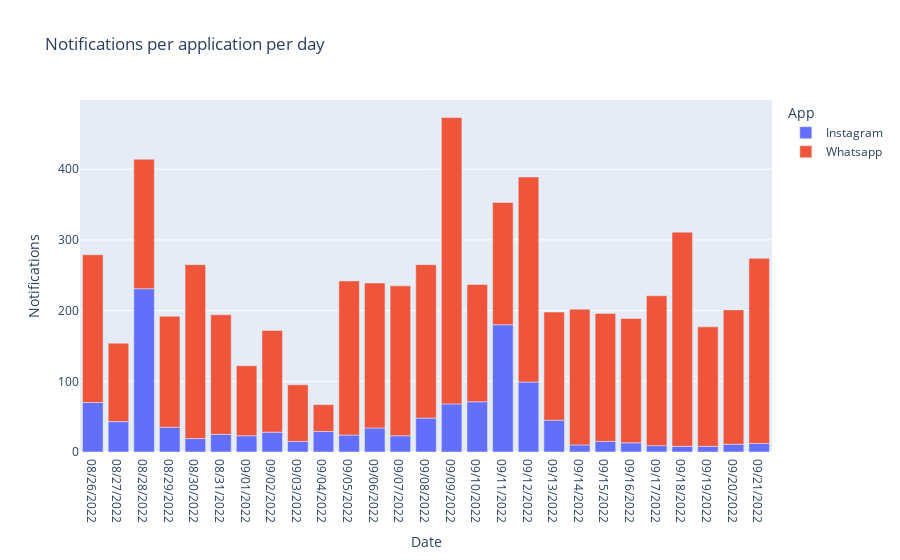

Write notebook code for a chart like this one.
### Markdown cell above
Now lets look at the number of notifications we recieve from our apps on a daily basis:

### Code cell
figure = px.bar(data_frame = df,
                y= "Notifications",
                x = "Date",
                color= "App",
                title = "Notifications per application per day")
figure.show()

### Figure 1 — Plotly figure (JSON) as saved in the notebook; plotly's stock layout.template omitted (floating-point values rounded to 4 significant figures)
{"data": [{"alignmentgroup": "True", "hovertemplate": "App=Instagram<br>Date=%{x}<br>Notifications=%{y}<extra></extra>", "legendgroup": "Instagram", "marker": {"color": "#636efa", "pattern": {"shape": ""}}, "name": "Instagram", "offsetgroup": "Instagram", "orientation": "v", "showlegend": true, "textposition": "auto", "type": "bar", "x": ["08/26/2022", "08/27/2022", "08/28/2022", "08/29/2022", "08/30/2022", "08/31/2022", "09/01/2022", "09/02/2022", "09/03/2022", "09/04/2022", "09/05/2022", "09/06/2022", "09/07/2022", "09/08/2022", "09/09/2022", "09/10/2022", "09/11/2022", "09/12/2022", "09/13/2022", "09/14/2022", "09/15/2022", "09/16/2022", "09/17/2022", "09/18/2022", "09/19/2022", "09/20/2022", "09/21/2022"], "xaxis": "x", "y": [70, 43, 231, 35, 19, 25, 23, 28, 15, 29, 24, 34, 23, 48, 68, 71, 180, 99, 45, 10, 15, 13, 9, 8, 8, 11, 12], "yaxis": "y"}, {"alignmentgroup": "True", "hovertemplate": "App=Whatsapp<br>Date=%{x}<br>Notifications=%{y}<extra></extra>", "legendgroup": "Whatsapp", "marker": {"color": "#EF553B", "pattern": {"shape": ""}}, "name": "Whatsapp", "offsetgroup": "Whatsapp", "orientation": "v", "showlegend": true, "textposition": "auto", "type": "bar", "x": ["08/26/2022", "08/27/2022", "08/28/2022", "08/29/2022", "08/30/2022", "08/31/2022", "09/01/2022", "09/02/2022", "09/03/2022", "09/04/2022", "09/05/2022", "09/06/2022", "09/07/2022", "09/08/2022", "09/09/2022", "09/10/2022", "09/11/2022", "09/12/2022", "09/13/2022", "09/14/2022", "09/15/2022", "09/16/2022", "09/17/2022", "09/18/2022", "09/19/2022", "09/20/2022", "09/21/2022"], "xaxis": "x", "y": [209, 111, 183, 157, 246, 169, 99, 144, 80, 38, 218, 205, 212, 217, 405, 166, 173, 290, 153, 192, 181, 176, 212, 303, 169, 190, 262], "yaxis": "y"}], "layout": {"barmode": "relative", "legend": {"title": {"text": "App"}, "tracegroupgap": 0}, "title": {"text": "Notifications per application per day"}, "xaxis": {"anchor": "y", "domain": [0, 1], "title": {"text": "Date"}}, "yaxis": {"anchor": "x", "domain": [0, 1], "title": {"text": "Notifications"}}}}
